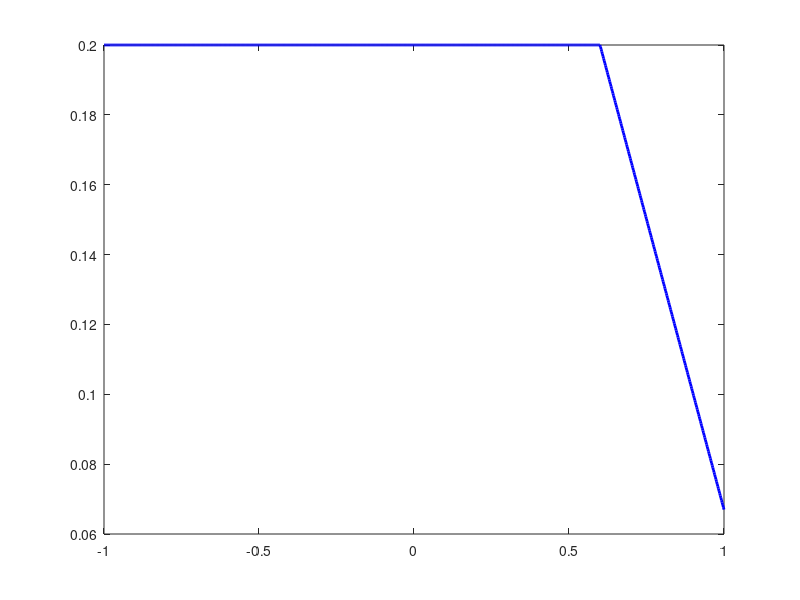

The MATLAB script that drew this image: (Note: this script raises an error after producing the figure.)
% Parameters
xi = linspace(-1, 1, 1000); % nucleus arc coordinate
k_off_fast = 0.2;           % s^-1
k_off_slow = 0.067;         % s^-1
k_on_prime = k_off_fast;    % by model assumption
xi_c = 0.6;                 % example value where force starts

% Compute k_off profile
k_off = k_off_fast * ones(size(xi));
idx = xi >= xi_c;
k_off(idx) = k_off_fast + (k_off_slow - k_off_fast) / (1 - xi_c) .* (xi(idx) - xi_c);

% Plot
figure;
plot(xi, k_off, 'b-', 'LineWidth', 2); hold on;
yline(k_on_prime, 'r--', 'LineWidth', 2);
xlabel('\xi (arc coordinate)');
ylabel('Rate (s^{-1})');
legend('k_{off}(\xi)', 'k_{on}''', 'Location', 'best');
title('Spatial profile of k_{off} vs constant k_{on}''');

% Highlight where they match
match_tol = 1e-3;
match_idx = abs(k_off - k_on_prime) < match_tol;
plot(xi(match_idx), k_off(match_idx), 'ko', 'MarkerSize', 4, 'DisplayName', 'match points');

legend show;
